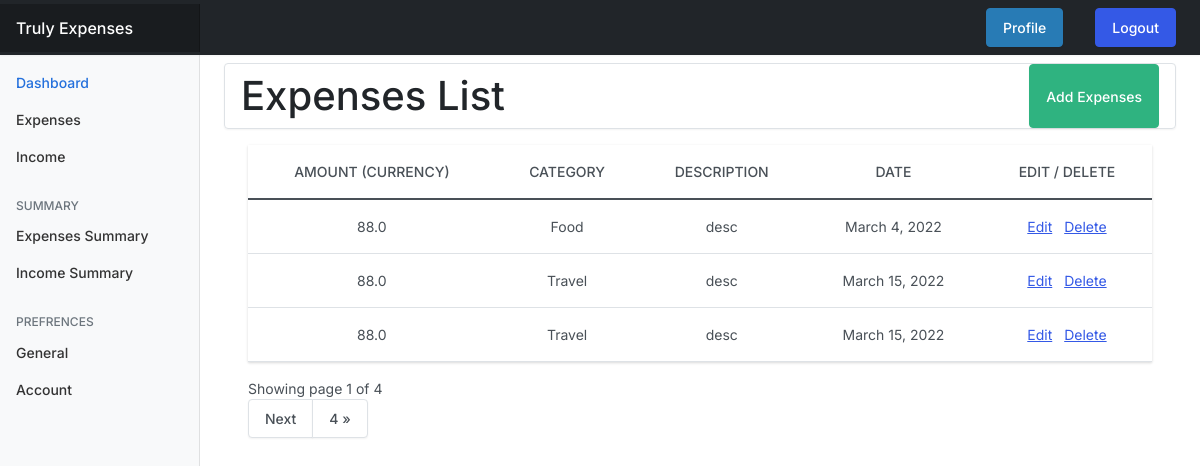
Before: / (signed in) with the older database file.
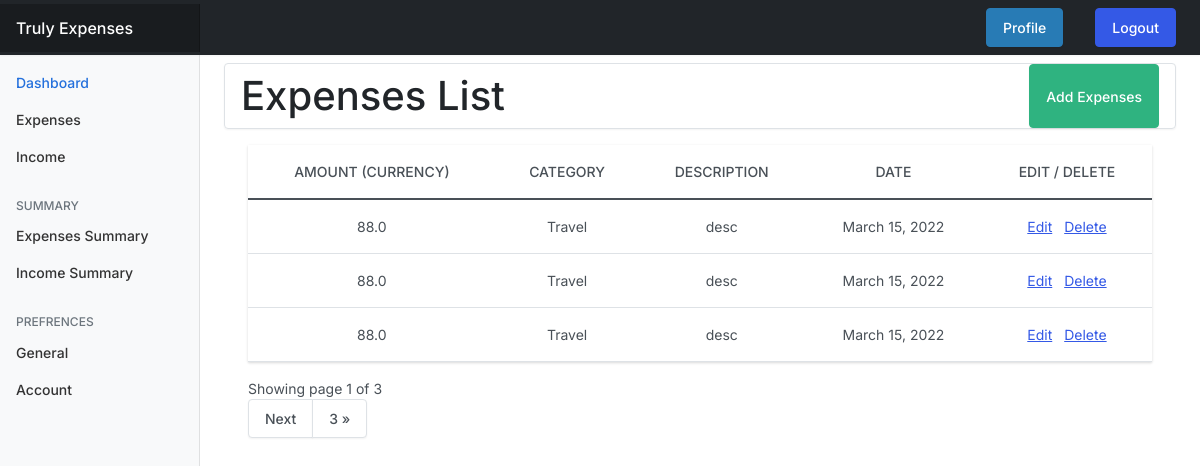
After: the same page with the newer database file.
### expenses/models.py (models this page shows, shortened)
class Expense(models.Model):
    amount = models.FloatField()
    date = models.DateField(default=now)
    description = models.TextField()
    owner = models.ForeignKey(to=User, on_delete = models.CASCADE)
    category = models.CharField(max_length=266)
    class Meta:
        ordering: ['-date']

### expenses/views.py (the view)
# urls.py: path("", views.index, name="expenses"),
@login_required(login_url="/authentication/login/")
def index(request):
    categories = Category.objects.all()
    expenses = Expense.objects.filter(owner=request.user)
    paginator = Paginator(expenses, 3)
    page_number = request.GET.get('page')
    page_obj = Paginator.get_page(paginator, page_number)
    currency = UserPrefrences.objects.get(user = request.user).currency_name()
    context = {
        "expenses":expenses,
        "page_obj":page_obj,
        "currency":currency,
    }
    return render(request, "expenses/index.html", context)

### userprefrences/models.py (called while the page is built)
    def currency_name(self):
        return str(self.currency)

### templates/expenses/index.html (shortened to what this page needs)
{% extends 'base.html' %}
{% block content %}
<nav aria-label="breadcrumb d-flex flex-column" >
    <span class="breadcrumb mt-2 d-flex justify-content-between mt-2">
        <h1 class="mt-2 mb-2">Expenses List</h1>
        <a href="{% url 'add-expenses' %}" class="btn btn-success d-flex align-items-center">Add Expenses</a>
    </span>
</nav>
<div class="container-lg ">
    {% if expenses.count %}
    <table class="table table-stripped table-hover text-center">
        <thead>
            <tr>
                <th>Amount (CURRENCY)</th>
                <th>Category</th>
                <th>Description</th>
                <th>Date</th>
                <th>Edit / Delete</th>
            </tr>
        </thead>
        <tbody>
            {% for expense in page_obj %}
            <tr>
                <td>{{expense.amount}}</td>
                <td>{{expense.category}}</td>
                <td>{{expense.description}}</td>
                <td>{{expense.date}}</td>
                <td>
                    <a class="px-1" href="{% url 'edit-expenses' expense.id %}">Edit</a>
                    <a class="px-1" href="{% url 'delete-expenses' expense.id %}">Delete</a>
                </td>
            </tr>
            {% endfor %}
        </tbody>
    </table>
    <div class="pagination-container">
        <div class="">
          Showing page {{page_obj.number}} of {{ page_obj.paginator.num_pages }}
        </div>
        <ul class="pagination align-right float-right mr-auto">
          {% if page_obj.has_next %}
          <li class="page-item"> <a class="page-link" href="?page={{ page_obj.next_page_number }}">Next</a></li>
          <li class="page-item"> <a class="page-link" href="?page={{ page_obj.paginator.num_pages }}">{{ page_obj.paginator.num_pages}} &raquo;</a></li>
          {% endif %}
          </ul>
      </div>
    {% endif %}
</div>
{% endblock content %}

Changed rows visible on the page:
removed Expense: amount "88.0", category "Food", description "desc", date "March 4, 2022"
now on this page (row unchanged): Expense: amount "88.0", category "Travel", description "desc", date "March 15, 2022"
Other visible differences:
{{ page_obj.paginator.num_pages }}: "4" → "3"
